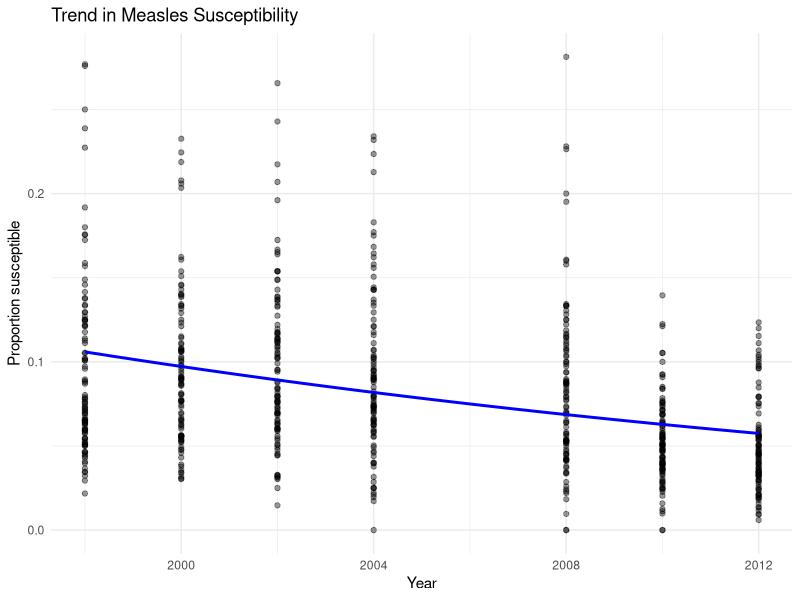

This chart was generated by the following R code:
## ---- chunk 1
#| echo: false
#| warning: false
#| message: false

library(tidyverse)
library(broom)
library(kableExtra)

data <- read.csv("DAProject16.csv")

data <- data %>%
  mutate(
    proportion = Y/N,
    Year_c = Year - mean(Year),
    post2004 = ifelse(Year >= 2004,1,0)
  )

## ---- chunk 2
model1 <- glm(
  cbind(Y, N-Y) ~ Year_c,
  family = binomial,
  data = data
)

summary(model1)
## ---- chunk 3
model2 <- glm(
  cbind(Y, N-Y) ~ Year_c + post2004,
  family = binomial,
  data = data
)

summary(model2)
## ---- chunk 4
anova(model1, model2, test="Chisq")
## ---- chunk 5
ggplot(data, aes(x = Year, y = proportion)) +
  geom_point(alpha = 0.4) +
  geom_smooth(method = "glm",
              method.args = list(family="binomial"),
              se = FALSE,
              colour = "blue") +
  labs(
    title = "Trend in Measles Susceptibility",
    x = "Year",
    y = "Proportion susceptible"
  ) +
  theme_minimal()
